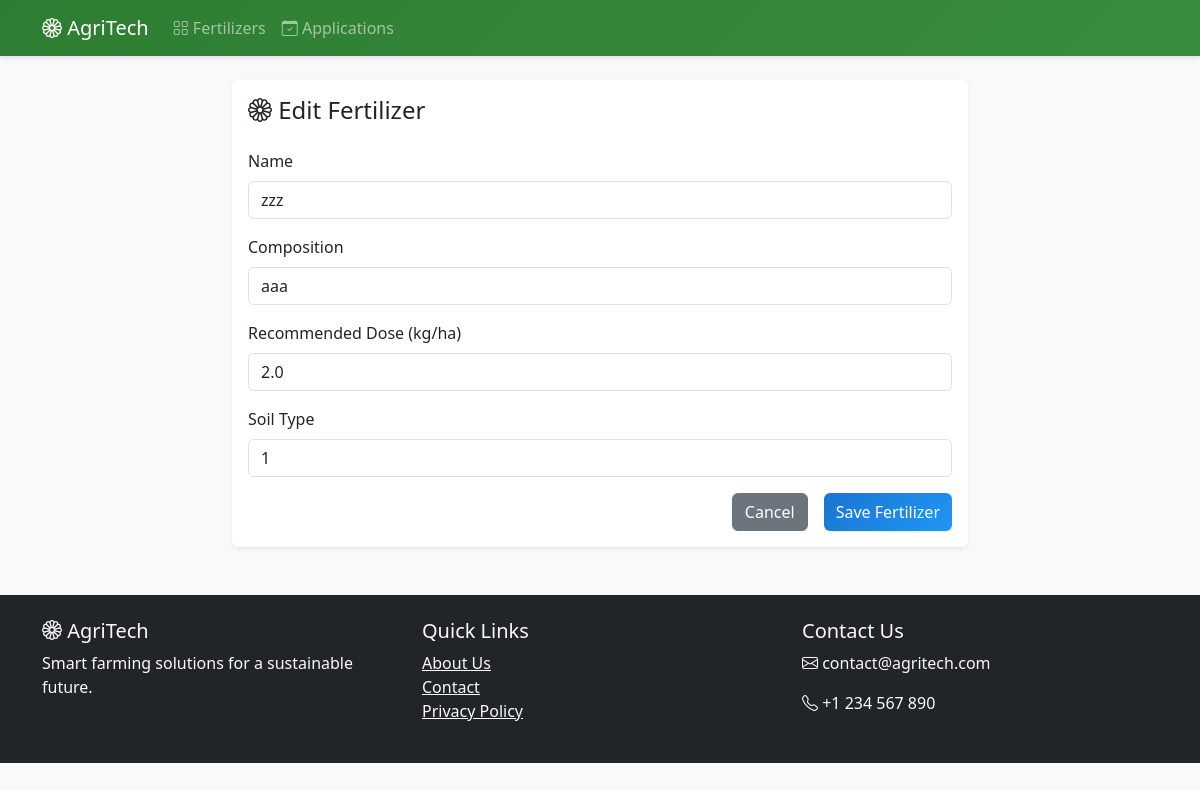
Page /engrais/engrais/edit/3/ on the committed database.
### gestionEngrais/models.py (models this page shows, shortened)
class Engrais(models.Model):
    nom = models.CharField(max_length=255)
    composition = models.CharField(max_length=255)
    recommandation_dose = models.FloatField(validators=[MinValueValidator(0.0)])
    type_sol = models.CharField(max_length=100)
    class Meta:
        verbose_name = "Engrais"
        verbose_name_plural = "Engrais"

### gestionEngrais/views.py (the view)
class EngraisUpdateView(SuccessMessageMixin, UpdateView):
    model = Engrais
    form_class = EngraisForm
    template_name = 'gestionEngrais/engrais_form.html'
    success_url = reverse_lazy('gestionEngrais:engrais-list')
    success_message = "Fertilizer updated successfully!"

### gestionEngrais/forms.py
class EngraisForm(forms.ModelForm):
    class Meta:
        model = Engrais
        fields = ['nom', 'composition', 'recommandation_dose', 'type_sol']

### gestionEngrais/templates/gestionEngrais/engrais_form.html (shortened to what this page needs)
{% extends 'gestionEngrais/base.html' %}
{% block content %}
<div class="row justify-content-center">
    <div class="col-md-8">
        <div class="card shadow-sm">
            <div class="card-body">
                <h4 class="card-title mb-4">
                    <i class="bi bi-flower1"></i>
                    {% if form.instance.pk %}Edit{% else %}Add New{% endif %} Fertilizer
                </h4>
                <form method="post" novalidate>
                    <div class="mb-3">
                        <label for="{{ form.nom.id_for_label }}" class="form-label">Name</label>
                        <input type="text" name="{{ form.nom.name }}"
                               class="form-control {% if form.nom.errors %}is-invalid{% endif %}"
                               value="{{ form.nom.value|default:'' }}">
                    </div>
                    <div class="mb-3">
                        <label for="{{ form.composition.id_for_label }}" class="form-label">Composition</label>
                        <input type="text" name="{{ form.composition.name }}"
                               class="form-control {% if form.composition.errors %}is-invalid{% endif %}"
                               value="{{ form.composition.value|default:'' }}">
                    </div>
                    <div class="mb-3">
                        <label for="{{ form.recommandation_dose.id_for_label }}" class="form-label">Recommended Dose (kg/ha)</label>
                        <input type="number" step="0.01" name="{{ form.recommandation_dose.name }}"
                               class="form-control {% if form.recommandation_dose.errors %}is-invalid{% endif %}"
                               value="{{ form.recommandation_dose.value|default:'' }}">
                    </div>
                    <div class="mb-3">
                        <label for="{{ form.type_sol.id_for_label }}" class="form-label">Soil Type</label>
                        <input type="text" name="{{ form.type_sol.name }}"
                               class="form-control {% if form.type_sol.errors %}is-invalid{% endif %}"
                               value="{{ form.type_sol.value|default:'' }}">
                    </div>
                    <div class="d-grid gap-2 d-md-flex justify-content-md-end">
                        <a href="{% url 'gestionEngrais:engrais-list' %}" class="btn btn-secondary me-md-2">Cancel</a>
                        <button type="submit" class="btn btn-primary">Save Fertilizer</button>
                    </div>
                </form>
            </div>
        </div>
    </div>
</div>
{% endblock %}

### gestionEngrais/templates/gestionEngrais/base.html (style rules this page uses)
body { background-color: #f8f9fa; font-family: 'Segoe UI', Tahoma, Geneva, Verdana, sans-serif; }
.card { border: none; box-shadow: 0 2px 4px rgba(0,0,0,0.05); transition: transform 0.2s; }
.btn-primary { background: linear-gradient(135deg, #1976D2 0%, #2196F3 100%); border: none; }

### rows in the picture
Engrais: nom "zzz", composition "aaa", recommandation_dose "2.0"
